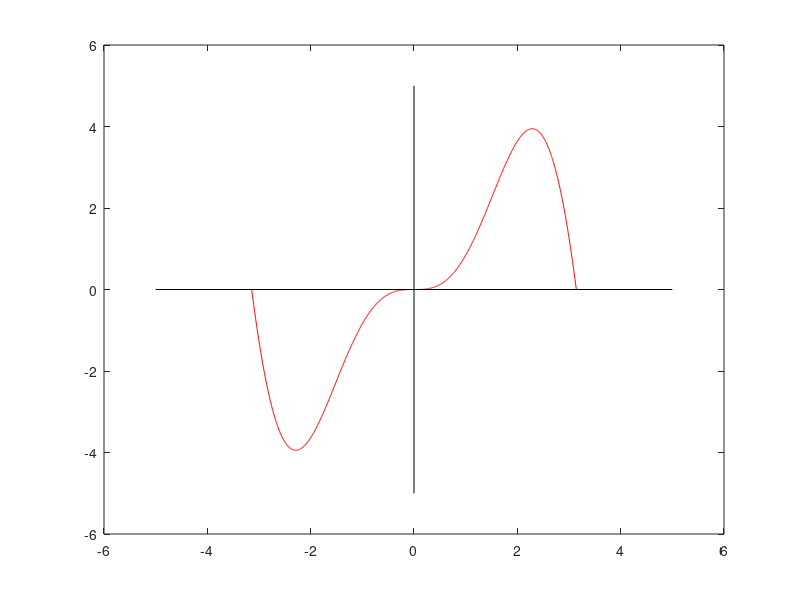

The MATLAB source for this figure: (Note: this script raises an error after producing the figure.)
f = @(x)x.^2.*sin(x);
x = linspace(-pi, pi, 1000);
y = f(x);
plot(x, y, 'r');
hold on;
plot([-5 5], [0 0], 'k');
plot([0 0], [-5 5], 'k');
p = lsquares(x, y, 3);
g = @(x)polyval(p, x);
z = g(x);
plot(x, z, 'b');
h = @(x)f(x)-g(x);
[x y]= zero_bisection(h, -1/2, 1/2, 10^-8, 100);
scatter(x, y, 'g*');

